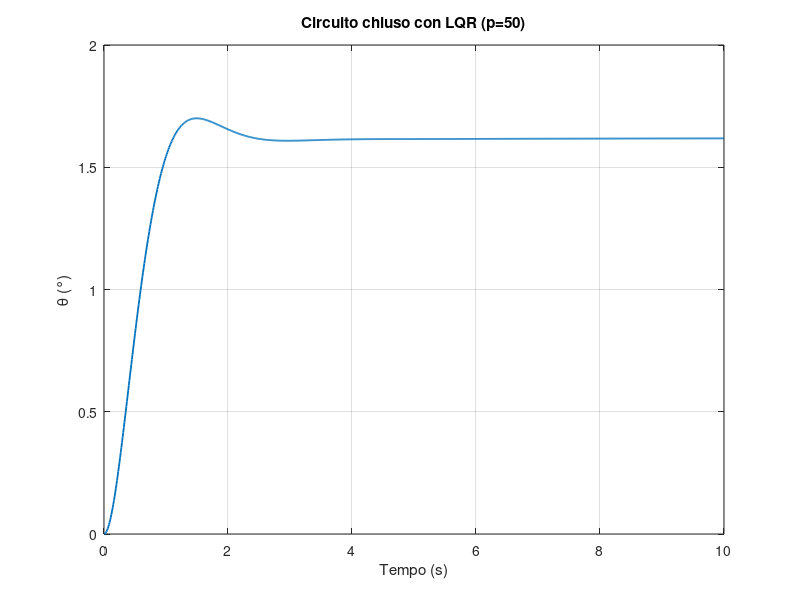

Recreate this plot in MATLAB. (Note: this script raises an error after producing the figure.)
%% Controllabilità, closed loop, lqr, Nbar, variazioni di p ed R

clear; close all; clc;
A = [-0.313 56.7 0; -0.0139 -0.426 0; 0 56.7 0]; B = [0.232; 0.0203; 0]; C = [0 0 1]; D = 0;
t = 0:0.01:10;
r = rad2deg(0.2);     % riferimento: con questo passiamo da radianti a gradi con il minimo errore

Kal = ctrb(A,B);      % matrice di controllabilità di Kalman, ctrb la crea
rank_Kal = rank(Kal);
if rank_Kal==3
    fprintf('Il sistema è completamente controllabile.\n\n')
else
    fprintf('Il sistema NON è completamente controllabile, male male.\n')
end

% Cerchiamo la matrice K (Kalmann gain) con il metodo lqr
p = 50;
Q = p*(C'*C);
R = 1;
K = lqr(A,B,Q,R);
sist_cc_lqr = ss(A-B*K, B, C, D);            % sistema circuito chiuso con LQR
plot(t, (step(r*sist_cc_lqr,t)), 'LineWidth', 1.3); grid on; title('Circuito chiuso con LQR (p=50)'); xlabel('Tempo (s)'); ylabel('\theta (°)');


% Questi comandi permettono di ottenere rise time, settling time e overshoot
info = stepinfo(r*sist_cc_lqr);
rise_time = info.RiseTime; settling_time = info.SettlingTime; overshoot = info.Overshoot;

ftcc_lqr = tf(sist_cc_lqr);                 % funzione di trasferimento circuito chiuso con lqr
thetaf_lqr = dcgain(r*ftcc_lqr);              % valore a regime (stady state value)
err_regime_lqr = (r-thetaf_lqr)/r*100;
fprintf('Caso p = %d e R = %d.\nIl theta finale con solo lqr è %.2f°, quindi troppo poco.\nInoltre l''errore a regime è %.2f%%\n', p, R, thetaf_lqr, err_regime_lqr)

% Aggiunta del precompensatore Nbar
Nbar = rscale(A,B,C,D,K);
sist_cc_lqr_Nbar = ss(A-B*K, B*Nbar, C, D);
ftcc_lqr_Nbar = tf(sist_cc_lqr_Nbar);           % ora ho la ft data da lqr dopo aver applicato Nbar
thetaf_Nbar = dcgain(r*ftcc_lqr_Nbar);
err_regime_lqr_Nbar = abs((r-thetaf_Nbar)/r*100);

fprintf('\nRequisiti di progettazione:\n- overshoot < 10%%\n- tempo di salita < 2s\n- tempo di assestamento < 10s\n- errore a regime < 2%%\n\n')
fprintf('Con p = %i e R = %i ho:\n- overshoot = %.2f%%\n- tempo di salita = %.4fs\n- tempo di assestamento = %.4fs\n- errore a regime = %.2d%%\n ', p, R, overshoot, rise_time, settling_time, err_regime_lqr_Nbar)

figure; plot(t, (step(r*sist_cc_lqr,t)), 'r', t, step(r*sist_cc_lqr_Nbar,t), 'b', t, r*ones(size(t)), 'k--', 'LineWidth', 1.3); grid on; title('Circuito chiuso (dopo LQR) con e senza Nbar (p = 50)'); xlabel('Tempo (s)'); ylabel('\theta (°)'); legend('Circuito chiuso con LQR', 'Circuito chiuso con LQR e Nbar', 'Riferimento');

% figure; step(r*sist_cc_Nbar); grid on; ylabel('angolo di beccheggio (°)'); title('CC con LQR e Nbar (p=50)');

% Sistema con uscita delta (deflessione equilibratore)
theta = step(r*sist_cc_lqr_Nbar, t);
sist_delta = ss(A-B*K, B*Nbar, -K, Nbar);
delta = step(r*sist_delta, t);
% figure; plot(delta, 'LineWidth', 1.5); grid on; xlabel('Tempo (s)'); ylabel('\delta (°)'); title('Deflessione dell''equilibratore (p=50, con Nbar)');

delta_max=max(abs(delta));
fprintf('\nPicco di delta = %.2f°.\n', delta_max);
fprintf('\nIl picco di delta è più di quanto un equilibratore reale possa deflettere.\nIl progetto non è realistico. Mi sembra un problema.\n')

% figure; plot(t, theta, 'r', t, delta, 'b', 'LineWidth', 1.3); grid on; xlabel('Tempo (s)'); ylabel('Angolo (°)'); legend('Angolo di beccheggio (\theta)', 'Deflessione dell''equilibratore (\delta)');
figure;
subplot(2,1,1); plot(t, theta, 'b', t, r*ones(size(t)), 'k--', 'LineWidth', 1.3); grid on; title('Variazione degli angoli di beccheggio e deflessione'); xlabel('Tempo (s)'); ylabel('\theta (°)');
% legend('Angolo di beccheggio', 'Riferimento', 'Location', 'southeast')
legend('','Riferimento', 'Location', 'southeast')

subplot(2,1,2); plot(t, delta, 'r', t, 0*ones(size(t)), 'k--', 'LineWidth', 1.3); grid on; xlabel('Tempo (s)'); ylabel('\delta (°)');
% legend('Angolo di deflessione', 'Riferimento', 'Location', 'northeast')
% legend('', 'Riferimento', 'Location', 'northeast')

S_lqr = valuta(A, B, C, K, Nbar, t);

% Valutazione del costo J
[K,S,P] = lqr(A,B,Q,R);    % dà K, la matrice soluzione dell'equazione di Riccati, i poli a cc (autovalori di A−BK)
x_ss = [0 0 r]'; 
J = x_ss' * S * x_ss;
fprintf('\nIl costo J è %.1f.\n', J)

%% R = 1 fissato, variamo p
t = 0:0.01:3;
pv  = [4 50 200];

figure('Name','Variazione di p');
fprintf('\n------------------ LQR al variare di p (con Nbar e R = 1) ------------------\n');
fprintf('%6s %12s %14s %15s %10s %13s\n', 'p','Overshoot[%]','t salita(s)','t assest.(s)','Errore[%]','max|delta|(°)');

for i = 1:numel(pv)
    K = lqr(A, B, pv(i)*(C'*C), R); Nbar = rscale(A, B, C, D, K);
    S = valuta(A, B, C, K, Nbar, t);       % in S ci sono 3 colonne: theta, delta e stepinfo
    subplot(2,1,1)
    plot(t, S.y, 'LineWidth', 1.3)      % questo restituisce theta
    hold on
    subplot(2,1,2)
    plot(t, S.u, 'LineWidth', 1.3)      % questo restituisce delta
    hold on

    errore = abs(r - S.y(end))/r*100;
    fprintf('%6g %12.2f %14.3f %15.3f %10.3f %13.1f\n', pv(i), S.info.Overshoot, S.info.RiseTime, S.info.SettlingTime, errore, max(abs(S.u)));
end

subplot(2,1,1)
yline(r, 'k--'); grid on; ylabel('\theta (°)')
title('p grande: risposta più veloce...')
legend('p = 4', 'p = 50', 'p = 200', 'Riferimento', 'Location', 'southeast')

subplot(2,1,2)
yline(0, 'k--'); grid on; ylabel('\delta (°)'); xlabel('Tempo (s)')
title('... ma sforzo di controllo più grande (R = 1)')
legend('p = 4', 'p = 50', 'p = 200', 'Riferimento', 'Location', 'northeast')


%% p = 50 fissato, variamo R
t = 0:0.01:3;
p = 50;
Rv  = [0.1 1 10];

figure('Name','Variazione di R');
fprintf('\n------------------ LQR al variare di R (con Nbar e p = 50) ------------------\n');
fprintf('%6s %12s %14s %15s %10s %13s\n', 'R','Overshoot[%]','t salita(s)','t assest.(s)','Errore[%]','max|delta|(°)');

for i = 1:numel(Rv)
    K = lqr(A, B, p*(C'*C), Rv(i)); Nbar = rscale(A, B, C, D, K);
    S = valuta(A, B, C, K, Nbar, t);       % in S ci sono 3 colonne: theta, delta e stepinfo
    subplot(2,1,1)
    plot(t, S.y, 'LineWidth', 1.3)      % questo restituisce theta
    hold on
    subplot(2,1,2)
    plot(t, S.u, 'LineWidth', 1.3)      % questo restituisce delta
    hold on

    errore = abs(r - S.y(end))/r*100;
    fprintf('%6g %12.2f %14.3f %15.3f %10.3f %13.1f\n', Rv(i), S.info.Overshoot, S.info.RiseTime, S.info.SettlingTime, errore, max(abs(S.u)));
end

subplot(2,1,1)
yline(r, 'k--'); grid on; ylabel('\theta (°)')
title('R grande: risposta più lenta...')
legend('R = 0.1', 'R = 1', 'R = 10', 'Riferimento', 'Location', 'southeast')

subplot(2,1,2)
yline(0, 'k--'); grid on; ylabel('\delta (°)'); xlabel('Tempo (s)')
title('... ma sforzo di controllo più piccolo (p = 50)')
legend('R = 0.1', 'R = 1', 'R = 10', 'Riferimento', 'Location', 'northeast')


%% Variazione sia di p che di R
% Questa è l'unica parte finita da Claude perchè da solo non riuscivo a mixare p ed R a livello grafico

t   = 0:0.01:2;
% r   = 0.2;
pv  = [4 50];
Rv  = [0.05 1];

col  = lines(numel(pv));      % un colore per ogni p
stile = {'-', '--'};          % uno stile per ogni R

figure('Name','Variazione di p e di R');
fprintf('\n------------------ LQR al variare di p ed R (con Nbar) ------------------\n');
fprintf('%6s %6s %12s %14s %15s %10s %13s\n', 'p','R','Overshoot[%]','t salita(s)','t assest.(s)','Errore[%]','max|delta|(°)');

for i = 1:numel(pv)
    for j = 1:numel(Rv)
        K    = lqr(A, B, pv(i)*(C'*C), Rv(j));
        Nbar = rscale(A, B, C, D, K);
        S    = valuta(A, B, C, K, Nbar, t);

        subplot(2,1,1)
        plot(t, S.y, stile{j}, 'Color', col(i,:), 'LineWidth', 1.3)
        hold on

        subplot(2,1,2)
        plot(t, S.u, stile{j}, 'Color', col(i,:), 'LineWidth', 1.3)
        hold on

        errore = abs(r - S.y(end))/r*100;
        fprintf('%6g %6g %12.2f %14.3f %15.3f %10.3f %13.1f\n', pv(i), Rv(j), S.info.Overshoot, S.info.RiseTime, S.info.SettlingTime, errore, max(abs(S.u)));
    end
end

% Curve per la legenda: colori per p, stili (in nero) per R
subplot(2,1,1)
hp1 = plot(NaN, NaN, '-',  'Color', col(1,:), 'LineWidth', 1.3);
hp2 = plot(NaN, NaN, '-',  'Color', col(2,:), 'LineWidth', 1.3);
hR1 = plot(NaN, NaN, stile{1}, 'Color', 'k', 'LineWidth', 1.3);
hR2 = plot(NaN, NaN, stile{2}, 'Color', 'k', 'LineWidth', 1.3);
hr  = plot([t(1) t(end)], [r r], 'k:', 'LineWidth', 1);             % da togliere per non avere il riferimento
grid on; ylabel('\theta (°)');
title('Variazione mista di p e di R')
legend([hp1 hp2 hR1 hR2 hr], 'p = 4', 'p = 50', 'R = 0.1', 'R = 1', 'Riferimento', 'Location', 'southeast')   % da togliere per non avere il riferimento
% legend([hp1 hp2 hR1 hR2], 'p = 4', 'p = 50', 'R = 0.1', 'R = 1', 'Location', 'southeast')   % da mettere per non avere il riferimento

subplot(2,1,2)
hp1 = plot(NaN, NaN, '-',  'Color', col(1,:), 'LineWidth', 1.3);
hp2 = plot(NaN, NaN, '-',  'Color', col(2,:), 'LineWidth', 1.3);
hR1 = plot(NaN, NaN, stile{1}, 'Color', 'k', 'LineWidth', 1.3);
hR2 = plot(NaN, NaN, stile{2}, 'Color', 'k', 'LineWidth', 1.3);
hr  = plot([t(1) t(end)], [0 0], 'k:', 'LineWidth', 1);           % da togliere per non avere il riferimento
grid on; ylabel('\delta (°)'); xlabel('Tempo (s)')
legend([hp1 hp2 hR1 hR2 hr], 'p = 4', 'p = 50', 'R = 0.1', 'R = 1', 'Riferimento', 'Location', 'northeast')   % da togliere per non avere il riferimento
% legend([hp1 hp2 hR1 hR2], 'p = 4', 'p = 50', 'R = 0.1', 'R = 1', 'Location', 'northeast')   % da mettere per non avere il riferimento



% close all;



%% ---------- FUNZIONI LOCALI ----------
function S = valuta(A, B, C, K, Nbar, t)
% Simula la risposta al gradino di ampiezza 0.2 rad (in gradi) con la legge delta = Nbar*0.2 - K*x.
r = rad2deg(0.2);
sys_y = ss(A - B*K, B*Nbar, C,  0);          % riferimento: theta
sys_u = ss(A - B*K, B*Nbar, -K, Nbar);       % riferimento: delta
S.y    = step(r*sys_y, t);                 % theta(t)
S.u    = step(r*sys_u, t);                 % delta(t)
S.info = stepinfo(S.y, t(:), r);           % overshoot, tempo di salita, assestamento
end
